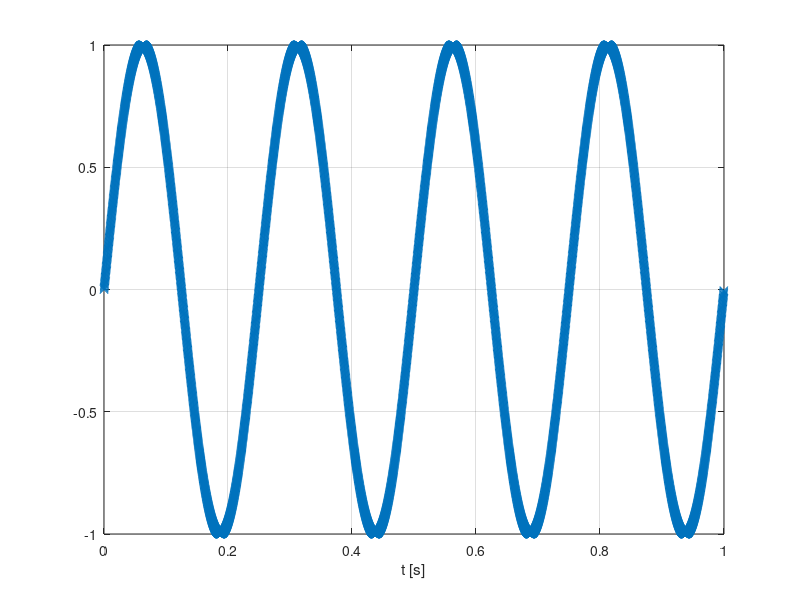
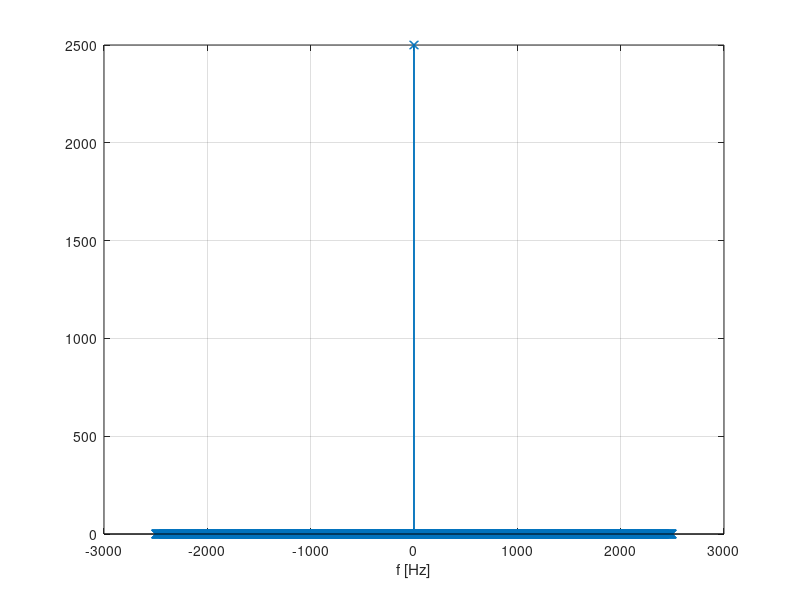
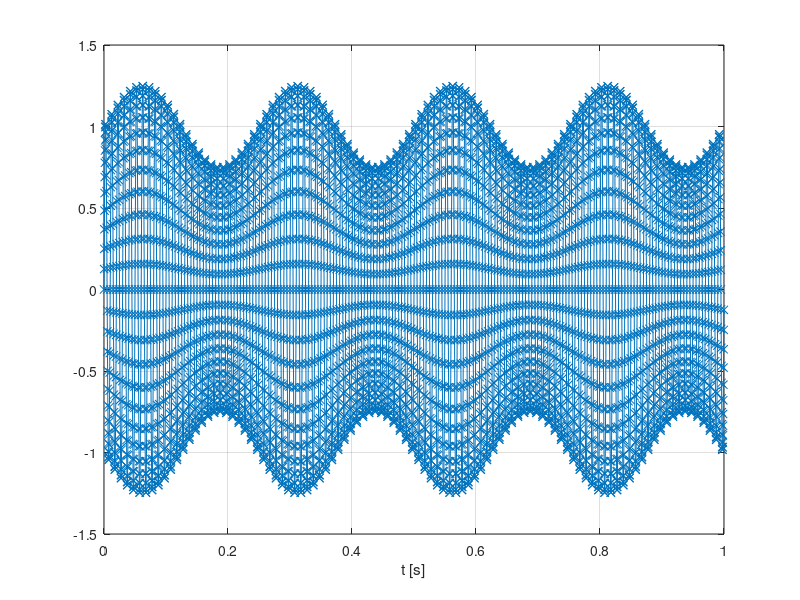
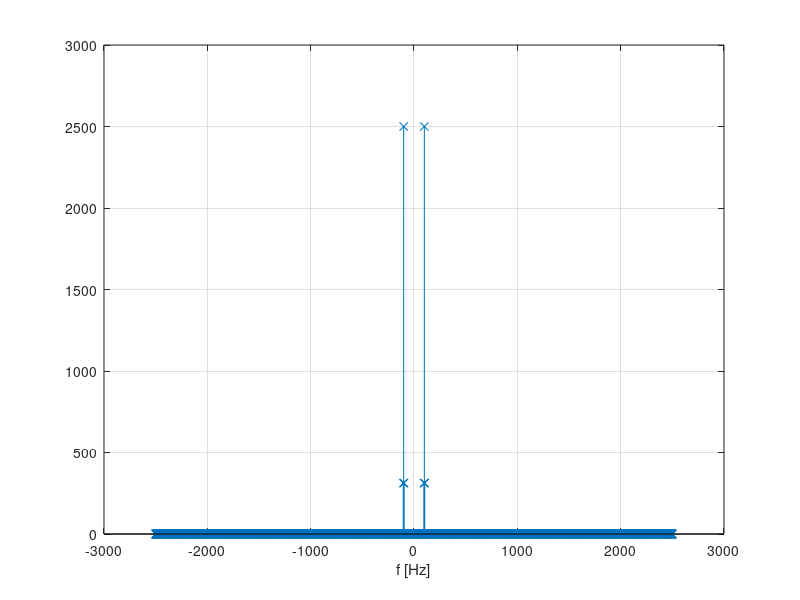

Write MATLAB code to recreate these figures, in order.
clear all; close all; clc;

% Input Data
fs=5000; Nx=fs;
dt = 1/fs;
t = dt*(0:Nx-1);
A = 1;
kA = 0.25;
fA = 4;
fc = 100;

f = sin(2*pi*fc*t); % Carrier
m = sin(2*pi*fA*t); % Modulated signal

xAM = A*(1+kA*m).*f; % AM signal, with A: Amplitude,
% kA: Amplitude index, m: Modulated signal and f is the carrier
freq = (-fs/2:fs/2-1);

% Plotting signal in time domain
figure(1);
plot(t,m,'-x');
xlabel('t [s]');
grid on;

% Plotting signal in frequency domain
figure(2);
Y = abs(fftshift(fft(m)));
stem(freq,Y,'-x');
xlabel('f [Hz]');
grid on;

% Plotting AM in time domain
figure(3);
plot(t,xAM,'-x');
xlabel('t [s]');
grid on;

% Plotting AM in frequency domain
figure(4);
Y = abs(fftshift(fft(xAM)));
stem(freq,Y,'-x');
xlabel('f [Hz]');
grid on;
